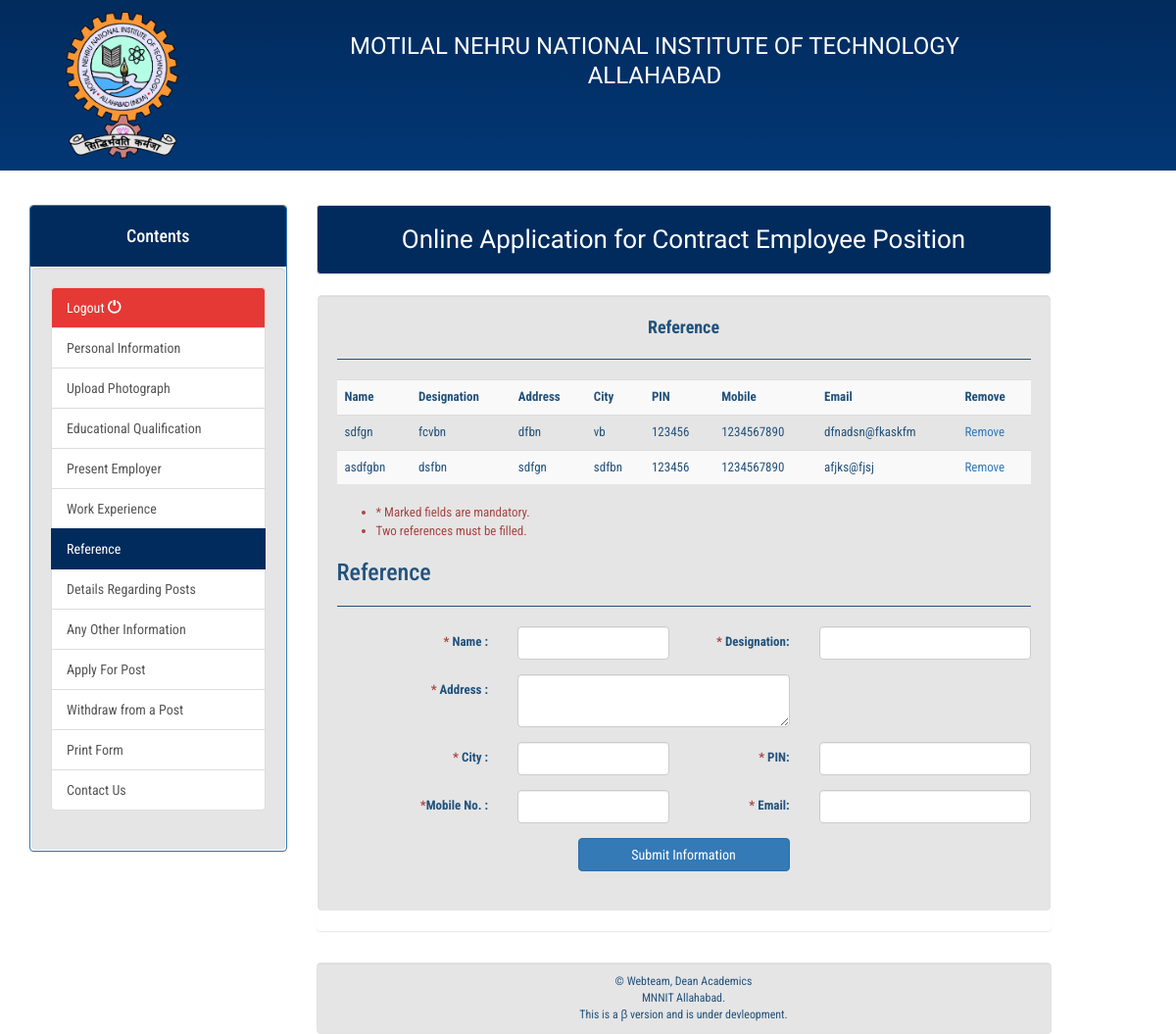
/contract/home.php?val=reference (signed in), run on the app's committed database.
### tables this page shows
CREATE TABLE `reference` (
  `id` int(11) NOT NULL,
  `user_id` varchar(500) NOT NULL,
  `name` varchar(500) NOT NULL,
  `designation` varchar(500) NOT NULL,
  `address` varchar(500) NOT NULL,
  `city` varchar(500) NOT NULL,
  `pincode` varchar(500) NOT NULL,
  `mobile` varchar(500) NOT NULL,
  `email` varchar(500) NOT NULL
);

### contract/included_classes/class_sql.php (called while the page is built, shortened)
<?php
class sqlfunctions {
	public $connection;
   public function connect_db($db)
    {
		    $this->host="localhost";
		    $this->user="root";
		    $pass="";
	           $con= mysqli_connect($this->host,$this->user,$pass,$db) or die(mysqli_error($con));
	           $this->connection = $con;
    }
    public function process_query($query1)
    {
		$this->query=mysqli_query($this->connection,$query1)or die(mysqli_error($this->connection));
	return $this->query;
    }
    public function fetch_rows ($query2)
    {
		return mysqli_fetch_assoc($query2);
    }
}
?>

### contract/included_classes/class_misc.php (called while the page is built, shortened)
<?php
require_once ("class_sql.php");
		?>
        <?php
function validate($var)
{
  return htmlentities(trim(stripslashes($var)));
}
?>

### contract/reference.php (the view, shortened to what this page needs)
<?php
	require_once("./included_classes/class_user.php");
    require_once("./included_classes/class_misc.php");
    require_once("./included_classes/class_sql.php");
    $db = new sqlfunctions();
    $id=$_SESSION['user'];
    $query="SELECT * from `reference` where `user_id` like '$id'";
    $c = $db->process_query($query);
?>
<!DOCTYPE html PUBLIC "-//W3C//DTD XHTML 1.0 Transitional//EN" "http://www.w3.org/TR/xhtml1/DTD/xhtml1-transitional.dtd">
<html xmlns="http://www.w3.org/1999/xhtml">
	<head>
	</head>
	<body>
		<div id="main" style="font-size:13px; margin:0px 0 0 0;" align="justify">
 		<center><b style="font-size:18px;">Reference</b></center>
		<hr>
		<table class="table table-striped">
	 	<tr><th>Name</th><th>Designation</th><th>Address</th><th>City</th><th>PIN</th><th>Mobile</th><th>Email</th><th>Remove</th></tr>
		<?php
			while(($r = $db->fetch_rows($c)))
		    {
			    $tmp_id=$r['id'];
			    $name=validate($r['name']);
				$designation=validate($r['designation']);
				$address=validate($r['address']);
				$city=validate($r['city']);
				$pincode=validate($r['pincode']);
				$mobile=validate($r['mobile']);
				$email=validate($r['email']);
		  		echo "<tr><td>$name</td><td>$designation</td><td>$address</td><td>$city</td><td>$pincode</td><td>$mobile</td><td>$email</td><td><a href='delete.php?id=$tmp_id&page=reference'>Remove</a></td></tr>";
			}
	 	?>
		</table>
		<p align="justify" class="larger-font">
		<ul class="text-danger">
  			<li> * Marked fields are mandatory.</li>
  			<li> Two references must be filled.</li>
		</ul>
		<form class="form-horizontal" name="phd_frm" method="post" action="save.php" onsubmit="return validate();" >
			<div class="tab-content">
      		<div id="home" class="tab-pane fade in active">
        	<h3>Reference</h3>
        	<hr>
	        <div class="form-group">
	          <label class="control-label col-sm-3" for="name"><span class="text-danger">*</span> Name :</label>
	          <div class="col-sm-3">
	            <input type="text" class="form-control"   name="name" required>
	          </div>
	            <label class="control-label col-sm-2" for="designation"><span class="text-danger">*</span> Designation:</label>
	          <div class="col-sm-4">
	            <input type="text" class="form-control" name="designation" required>
	          </div>
	        </div>
	        <div class="form-group">
	          <label class="control-label col-sm-3" for="address"><span class="text-danger">*</span> Address :</label>
	            <div class="col-sm-5">
	              <textarea type="text" class="form-control" name="address" required ></textarea>
	            </div>
	        </div>
	        <div class="form-group">
	          <label class="control-label col-sm-3" for="city"><span class="text-danger">*</span> City :</label>
	          <div class="col-sm-3">
	            <input type="text" class="form-control" name="city" required>
	          </div>
	            <label class="control-label col-sm-2" for="pincode"><span class="text-danger">*</span> PIN:</label>
	          <div class="col-sm-4">
	            <input type="text" class="form-control" name="pincode" id="pincode" maxlength="6" required>
	          </div>
	        </div>
	        <div class="form-group">
	          <label class="control-label col-sm-3" for="mobile"> <span class="text-danger">*</span>Mobile No. :</label>
	          <div class="col-sm-3">
	            <input type="text" class="form-control"   name="mobile" id="mobile" maxlength="10" required>
	          </div>
	            <label class="control-label col-sm-2" for="email"><span class="text-danger">*</span> Email:</label>
	          <div class="col-sm-4">
	            <input type="email" class="form-control" name="email" id="email" required>
	          </div>
	        </div>
			<div class="form-group">
			    <div class="col-sm-offset-4 col-sm-4">
			      <button type="submit" name="reference" class="btn btn-primary col-sm-12">Submit Information</button>
			    </div>
			  </div>
		</form>
	</body>
</html>

### contract/include/style.css (style rules this page uses)
body { margin: 15px; margin-top: 0; font-family: Lato,Arial; color: rgba(0,0,0,.87); padding-top: 50px; }

### contract/main.css (style rules this page uses)
body { color: #23527c; background-position:center; background-repeat:no-repeat; background-attachment: fixed; background-size:contain; font-family: 'Roboto Condensed', sans-serif; font-size:14px; padding:0px; margin:0px; }
.larger-font { font-size:14px; }
hr { border-top:1px solid #23527c; }
td { padding:10px; }

### data on the page
reference: name "sdfgn", designation "fcvbn", address "dfbn", city "vb", pincode "123456", mobile "1234567890", email "dfnadsn@fkaskfm"
reference: name "asdfgbn", designation "dsfbn", address "sdfgn", city "sdfbn", pincode "123456", mobile "1234567890", email "afjks@fjsj"
